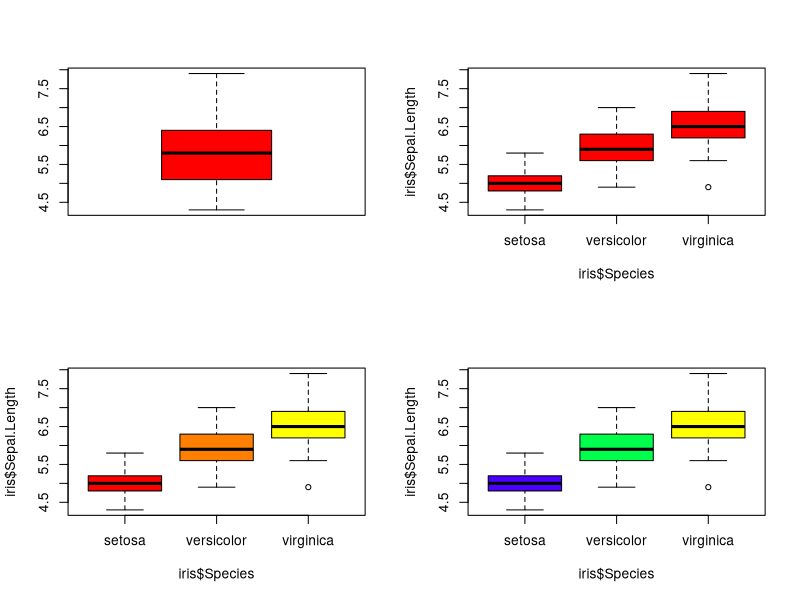
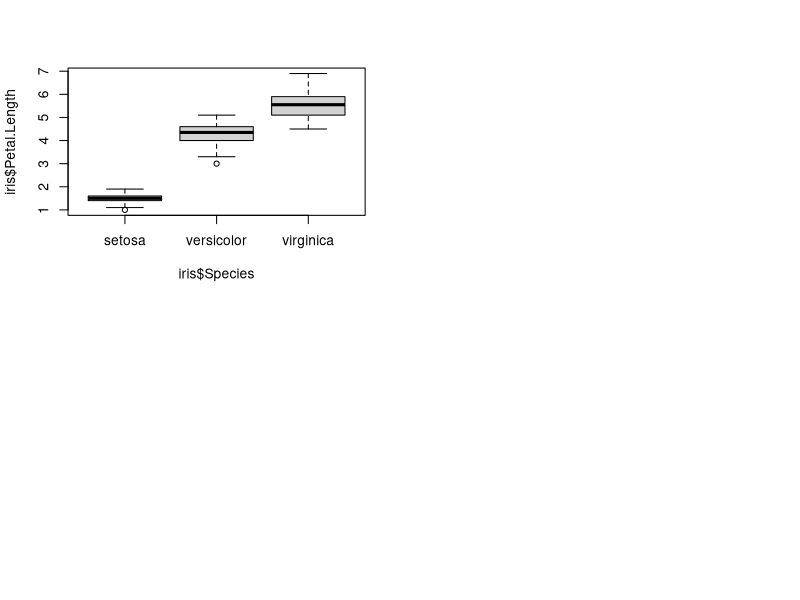

Recreate these plots in R, in order.
data(iris) 
par(mfrow=c(2,2))
boxplot(iris$Sepal.Length,col="red") 
boxplot(iris$Sepal.Length~iris$Species,col="red") 
boxplot(iris$Sepal.Length~iris$Species,col=heat.colors(3)) 
boxplot(iris$Sepal.Length~iris$Species,col=topo.colors(3)) 
boxplot(iris$Petal.Length~iris$Species)